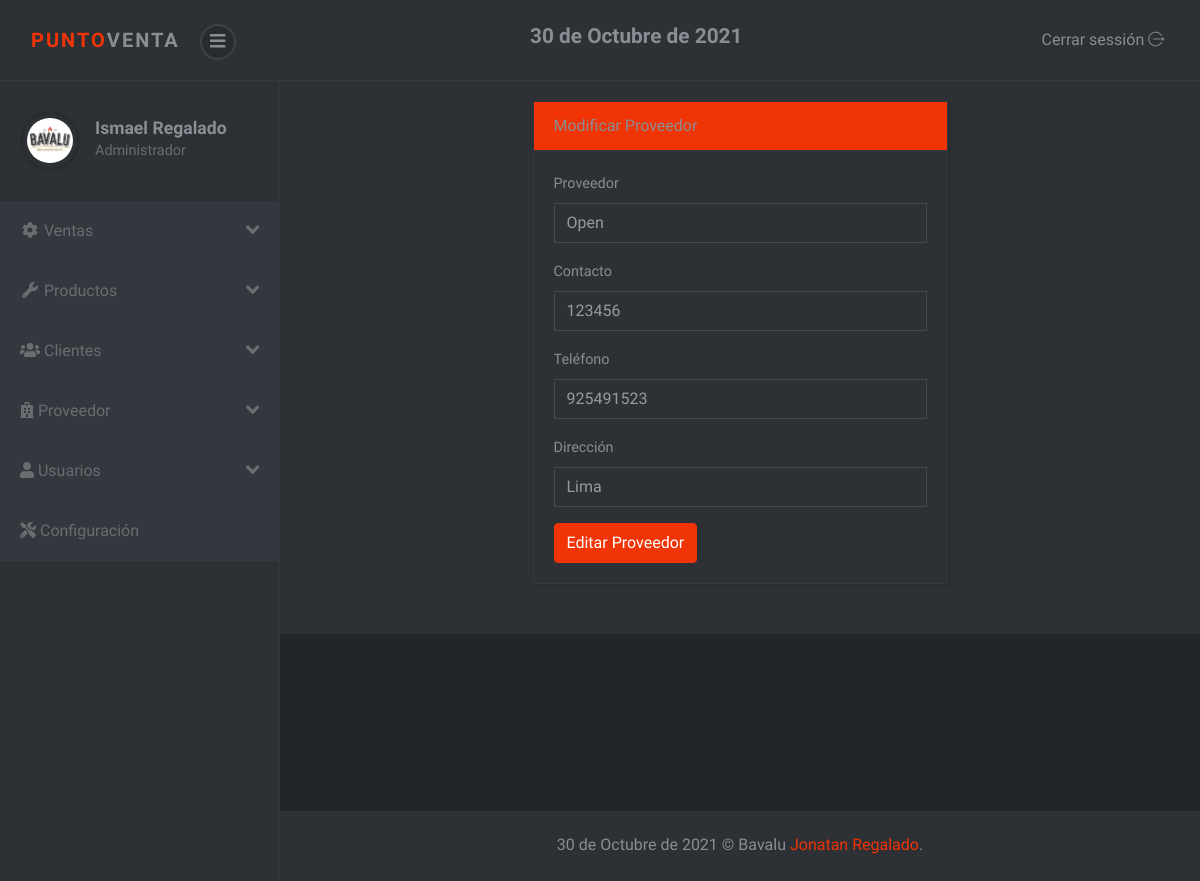
The page /sistema/editar_proveedor.php?id=1 (signed in) on the database its author committed.
### tables this page shows
CREATE TABLE `proveedor` (
  `codproveedor` int(11) NOT NULL,
  `proveedor` varchar(100) NOT NULL,
  `contacto` varchar(100) NOT NULL,
  `telefono` int(11) NOT NULL,
  `direccion` varchar(100) NOT NULL,
  `usuario_id` int(11) NOT NULL
);

### sistema/editar_proveedor.php (the view, shortened to what this page needs)
<?php
include "includes/header.php";
include "../conexion.php";
$idproveedor = $_REQUEST['id'];
$sql = mysqli_query($conexion, "SELECT * FROM proveedor WHERE codproveedor = $idproveedor");
$result_sql = mysqli_num_rows($sql);
if ($result_sql == 0) {
  header("Location: lista_proveedor.php");
} else {
  while ($data = mysqli_fetch_array($sql)) {
    $proveedor = $data['proveedor'];
    $contacto = $data['contacto'];
    $telefono = $data['telefono'];
    $direccion = $data['direccion'];
  }
}
?>
<div class="container-fluid">
  <div class="row">
    <div class="col-lg-6 m-auto">
      <div class="card">
        <div class="card-header bg-primary">
          Modificar Proveedor
        </div>
        <div class="card-body">
          <form class="" action="" method="post">
            <div class="form-group">
              <label for="proveedor">Proveedor</label>
              <input type="text" placeholder="Ingrese proveedor" name="proveedor" class="form-control" id="proveedor" value="<?php echo $proveedor; ?>">
            </div>
            <div class="form-group">
              <label for="nombre">Contacto</label>
              <input type="text" placeholder="Ingrese contacto" name="contacto" class="form-control" id="contacto" value="<?php echo $contacto; ?>">
            </div>
            <div class="form-group">
              <label for="telefono">Teléfono</label>
              <input type="number" placeholder="Ingrese Teléfono" name="telefono" class="form-control" id="telefono" value="<?php echo $telefono; ?>">
            </div>
            <div class="form-group">
              <label for="direccion">Dirección</label>
              <input type="text" placeholder="Ingrese Direccion" name="direccion" class="form-control" id="direccion" value="<?php echo $direccion; ?>">
            </div>
            <input type="submit" value="Editar Proveedor" class="btn btn-primary">
          </form>
        </div>
      </div>
    </div>
  </div>
</div>
<?php include_once "includes/footer.php"; ?>

### sistema/css/style.violet.css (style rules this page uses)
body { position: relative; }
input { outline: none; }
.card { margin-bottom: 30px; -webkit-box-shadow: 2px 2px 2px rgba(0, 0, 0, 0.1), -1px 0 2px rgba(0, 0, 0, 0.05); box-shadow: 2px 2px 2px rgba(0, 0, 0, 0.1), -1px 0 2px rgba(0, 0, 0, 0.05); }
.form-control { height: calc(2.4rem + 2px); border: 1px solid #444951; background: transparent; border-radius: 0; color: #979a9f; padding: 0.45rem 0.75rem; }
button, input[type='submit'] { cursor: pointer; font-family: inherit; font-weight: 300 !important; }
form label { font-size: .9rem; color: #8a8d93; }
.btn { font-weight: 400; border: 1px solid transparent; padding: 0.45rem 0.75rem; font-size: 1rem; line-height: 1.5; border-radius: 0.25rem; -webkit-transition: color 0.15s ease-in-out, background-color 0.15s ease-in-out, border-color 0.15s ease-in-out, -webkit-box-shadow 0.15s ease-in-out; transition: color 0.15s ease-in-out, background-color 0.15s ease-in-out, border-color 0.15s ease-in-out, -webkit-box-shadow 0.15s ease-in-out; transition: color 0.15s ease-in-out, background-color 0.15s ease-in-out, border-color 0.15s ease-in-out, box-shadow 0.15s ease-in-out; transition: color 0.15s ease-in-out, background-color 0.15s ease-in-out, border-color 0.15s ease-in-out, box-shadow 0.15s ease-in-out, -webkit-box-shadow 0.15s ease-in-out; }
.btn-primary { color: color-yiq(#f03406); background-color: #f03406; border-color: #f03406; }
body { font-family: "Muli", sans-serif; font-size: 1rem; font-weight: 400; line-height: 1.5; color: #8a8d93; background-color: #fff; }
.bg-primary { background-color: #f03406 !important; }
.card { background-color: #2d3035; border: 1px solid #34373d; border-radius: 0; }
.card-body { padding: 1.25rem; }
.card-header { padding: 0.75rem 1.25rem; background-color: rgba(0, 0, 0, 0.03); border-bottom: 1px solid #34373d; }
.card-header:first-child { border-radius: 0 0 0 0; }

### rows shown on the page
proveedor: proveedor "Open", contacto "123456", telefono "925491523", direccion "Lima"

### other values the page prints
fechaGT() "30 de Octubre de 2021"
$_SESSION['nombre'] "Ismael Regalado"
